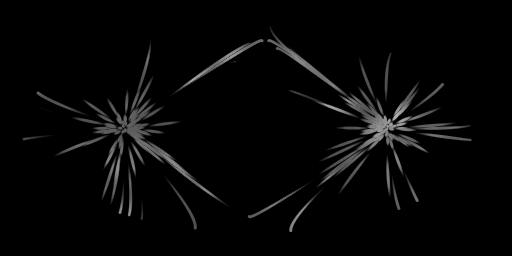
#> input picture input.tif, 512 x 256 px
$ python important_2D.py
#> lines starting #> are read from the running program, lines starting #| are printed output that depends on the picture; after the words box and inside, x2 and y2 are one past the last pixel; in counts of white or black regions, pixels touching at a corner belong together
# %%
import cv2
import matplotlib.pyplot as plt
import numpy as np
from scipy.signal import convolve2d
import tifffile as tf
from tqdm import tqdm
# %% transform unit16 image intensity to 0-255


def preprocess_img(img, downsample_times=0, reverse=True):
    if len(img.shape) == 3:
        img = cv2.cvtColor(img, cv2.COLOR_RGB2GRAY).astype(np.uint8)
    else:
        img = img.astype(np.uint8)
    if downsample_times != 0:
        for i in range(downsample_times):
            img = cv2.pyrDown(img)
    if reverse == True:
        img = 255 - img
    return img


# %% transform unit16 image intensity to 0-255
# img = cv2.imread('./test_img.jpg')
img = tf.imread('./input.tif')
#> img is the input picture: shape (256, 512); min 0, max 173, mean 6
img = preprocess_img(img, 0, True)
# img = norm_img(img, False)

# %%
plt.imshow(img, cmap='gray')
print(img.shape)
#| (256, 512)
print(img.dtype)
#| uint8
print(img.min())
#| 82
print(img.max())
#| 255
print(np.median(img))
#| 255.0
# %%
# * kernel function creation


def CreateGaussianKernel(sigma, normalizeflag):
    R = np.ceil(2 * sigma * np.sqrt(np.log(10)))  # kernel size
    [X, Y] = np.meshgrid(np.arange(-R, R + 1, 1), np.arange(-R, R + 1, 1))
    h = (1 / (2 * np.pi * sigma * sigma)) * np.exp(
        -(X * X + Y * Y) / (2 * sigma * sigma)
    )
    if normalizeflag == 1:
        h = h / np.sum(h)
    return h


def CreateDoGxDoGyKernel(sigma):
    R = np.ceil(3.57160625 * sigma)  # kernel size
    [X, Y] = np.meshgrid(np.arange(-R, R + 1, 1), np.arange(-R, R + 1, 1))
    DoGx = -(X / (2 * np.pi * sigma ** 4)) * \
        np.exp(-(X * X + Y * Y) / (2 * sigma ** 2))
    DoGy = -(Y / (2 * np.pi * sigma ** 4)) * \
        np.exp(-(X * X + Y * Y) / (2 * sigma ** 2))
    return DoGx, DoGy


# %%
# Perform Structure Tensor (ST) analysis on a gray scale double prec. image
#           1) field Tensor_Orientation will be contain with the primary
#              orientation of the ST. It is a RxC matrix, where each
#              element (r,c) is the orientation at location (r,c), ranging
#              in [0; pi] radians.
#           2) Tensor#AI will be contain the anisotropy index (AI) of the ST.
#              It is a a RxC matrix, where each element (r,c) is a the AI
#              at location (r,c), defined as
#                              (L1 - L2)/(L1 + L2)
#              Being L1>=L2 the two eigenvalues of the ST at location
#              (r,c).
# ALGORITHM
# For each pixel of input image img, the ST is defined as the 2x2 matrix
#      | Jxx  Jxy |
# J =  |          |
#      | Jxy  Jyy |
# with
#      Jxx = w * (Ix Ix)
#      Jxy = w * (Ix Iy)
#      Jyy = w * (Iy Iy)
# Above,
# * is the convolution operator;
# w is an isotropic Gaussian kernel with standard deviation s;
# Ix and Iy are estimates of the partial derivatives of
# img with respect to x and y, obtained convolving img
# with derivative of Gaussian (DoG) kernels.
# For a given J, the anisotropy index is
#   AI = (L1 - L2)/(L1 + L2)
# having defined L1 and L2 as the largest and smallest eigenvalues of J.
# The primary orientation of J in degrees is defined as the orientation of
# the eigenvector associated to L2, in the range [0; pi] degrees.
# REFERENCES
# [1] Matthew D. Budde and Joseph A. Frank, NeuroImage, Volume 63, Issue 1,
# 15 October 2012, Pages 1 - 10:
# "Examining brain microstructure using structure tensor analysis of
#  histological sections".
# [2] Josef Bigun and Gosta H. Granlund, Proceedings of the IEEE, first
# International Conference on Computer Vision, London, June 1987:
# "Optimal orientation detection of linear simmetry".
# %%
# * Standard deviation of derivative-of-gaussian (DoG) kernels [pixel]
sigma_DoG = 4  # !the largerer the structure, the bigger the sigma
# * Standard deviation of Gaussian kernel [pixel]
sigma_Gauss = 4
# !the largerer the structure, the bigger the sigma
GaussianKernel = CreateGaussianKernel(sigma_Gauss, 1)
DoGxKernel, DoGyKernel = CreateDoGxDoGyKernel(sigma_DoG)

plt.figure()
plt.subplot(1, 3, 1)
plt.imshow(GaussianKernel)
plt.subplot(1, 3, 2)
plt.imshow(DoGxKernel)
plt.subplot(1, 3, 3)
plt.imshow(DoGyKernel)
plt.tight_layout()

# %%
[R, C] = np.shape(img)
#> R = 256; C = 512
Tensor_Orientation = np.zeros([R, C])
Tensor_AI = np.zeros([R, C])
# %%
dImage_dx = convolve2d(img, DoGxKernel, "same")
dImage_dy = convolve2d(img, DoGyKernel, "same")

plt.figure()
plt.subplot(1, 2, 1)
plt.imshow(dImage_dx, cmap='gray')
plt.subplot(1, 2, 2)
plt.imshow(dImage_dy, cmap='gray')
plt.tight_layout()

# %%
Ixx = dImage_dx * dImage_dx
Ixy = dImage_dx * dImage_dy
Iyy = dImage_dy * dImage_dy

plt.figure()
plt.subplot(1, 3, 1)
plt.imshow(Ixx, cmap='gray')
plt.subplot(1, 3, 2)
plt.imshow(Ixy, cmap='gray')
plt.subplot(1, 3, 3)
plt.imshow(Iyy, cmap='gray')
plt.tight_layout()

# %%
Jxx = convolve2d(Ixx, GaussianKernel, "same")
print("Jxx finished!")
Jxy = convolve2d(Ixy, GaussianKernel, "same")
print("Jxy finished!")
Jyy = convolve2d(Iyy, GaussianKernel, "same")
print("Jyy finished!")
# %%
dummyEigenvalues11 = np.zeros([R, C])
dummyEigenvalues22 = np.zeros([R, C])
# %%
TOT = R * C
#> TOT = 131072
count = 0
with tqdm(total=np.prod([R, C])) as t:
    for rr in range(R):
        for cc in range(C):
            J_rr_cc = np.array([[Jxx[rr, cc], Jxy[rr, cc]],
                               [Jxy[rr, cc], Jyy[rr, cc]]])
            Vals, featurevector = np.linalg.eig(J_rr_cc)
            dummyEigenvalues11[rr, cc] = Vals[0]
            dummyEigenvalues22[rr, cc] = Vals[1]
            t.update(1)
# %%
# Apply Bigun and Grandlund formula (ref [2]) providing anles in [-pi;pi]
bufferPhi = 0.5 * np.angle((Jyy - Jxx) + 1j * 2 * Jxy)
# %%
# Remap negative angles in the positive range, so that angles will be in [0; pi]
bufferPhi[bufferPhi < 0] = np.angle(
    np.exp(1j * bufferPhi[bufferPhi < 0]) * np.exp(1j * np.pi)
)
# %%
# Save the orientation map in radians
Tensor_Orientation = bufferPhi
# %%
# Save the anisotropy map
Tensor_AI = abs(dummyEigenvalues11 - dummyEigenvalues22 + 1e-8) / abs(
    dummyEigenvalues11 + dummyEigenvalues22 + 1e-8
)
# %%
HueThetaZero = 0
HueThetaPi = 1
H = HueThetaZero + (1 / np.pi) * (HueThetaPi -
                                  HueThetaZero) * Tensor_Orientation
S = Tensor_AI
V = 1 - img / 255
# %%
image_HSV = np.dstack((H, S, V))
print(image_HSV.shape)
#| (256, 512, 3)
print(image_HSV.dtype)
#| float64
# %%


def HSV2RGB(hsv):
    h = hsv[:, :, 0]
    s = hsv[:, :, 1]
    v = hsv[:, :, 2]
    h = 6 * h
    k = np.floor(h)
    p = h - k
    t = 1 - s
    n = 1 - s * p
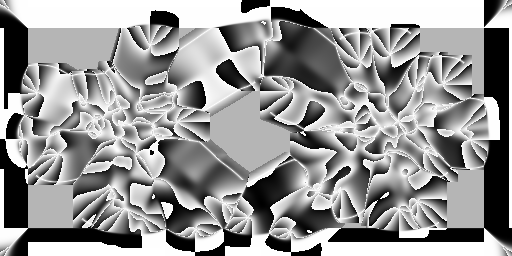
#> n: shape (256, 512) float64; min 4.44e-16, max 1, mean 0.591
    p = 1 - (s * (1 - p))
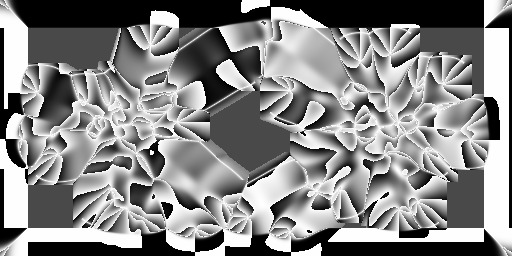
#> p: shape (256, 512) float64; min 0, max 1, mean 0.526
    kc = k == 0
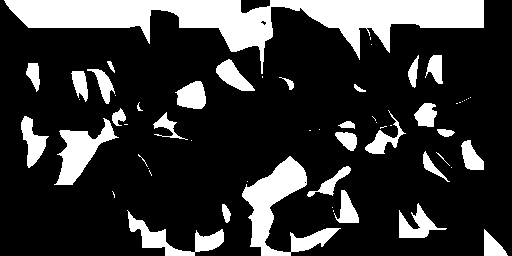
#> kc: shape (256, 512) bool; 21% white; 59 white regions (28 under 20 px), largest, box (x1, y1, x2, y2) and area: (4, 0, 484, 74) 13125, (242, 156, 341, 256) 3320, (54, 118, 119, 185) 1715
    r = kc
    g = kc * p
    b = kc * t
    kc = k == 1
#> kc: shape (256, 512) bool; 12.3% white; 56 white regions (22 under 20 px), largest, box (x1, y1, x2, y2) and area: (168, 28, 262, 117) 4468, (290, 130, 385, 223) 2746, (269, 185, 345, 238) 1933
    r = r + kc * n
    g = g + kc
    b = b + kc * t
    kc = k == 2
#> kc: shape (256, 512) bool; 14.9% white; 54 white regions (22 under 20 px), largest, box (x1, y1, x2, y2) and area: (471, 28, 512, 252) 4752, (73, 138, 166, 229) 2598, (113, 28, 179, 102) 2276
    r = r + kc * t
    g = g + kc
    b = b + kc * p
    kc = k == 3
#> kc: shape (256, 512) bool; 10.9% white; 55 white regions (20 under 20 px), largest, box (x1, y1, x2, y2) and area: (365, 153, 447, 226) 2584, (130, 179, 222, 233) 2047, (0, 28, 36, 168) 1327
    r = r + kc * t
    g = g + kc * n
    b = b + kc
    kc = k == 4
#> kc: shape (256, 512) bool; 12.5% white; 63 white regions (25 under 20 px), largest, box (x1, y1, x2, y2) and area: (153, 139, 250, 222) 4435, (263, 21, 355, 110) 4322, (260, 91, 325, 133) 1010
    r = r + kc * p
    g = g + kc * t
    b = b + kc
    kc = k == 5
#> kc: shape (256, 512) bool; 25.1% white; 45 white regions (22 under 20 px), largest, box (x1, y1, x2, y2) and area: (328, 97, 484, 242) 6094, (25, 28, 119, 136) 5290, (4, 155, 142, 256) 4695
    r = r + kc
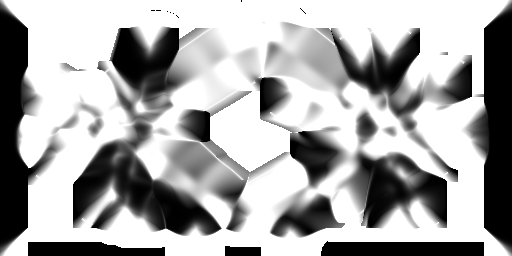
#> r: shape (256, 512) float64; min 0, max 1, mean 0.659
    g = g + kc * t
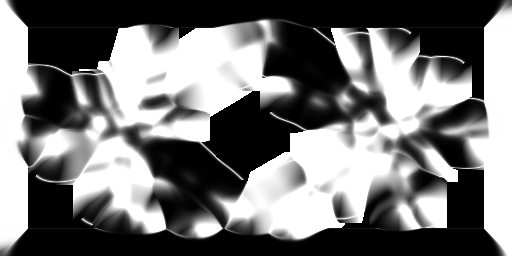
#> g: shape (256, 512) float64; min 0, max 1, mean 0.461
    b = b + kc * n
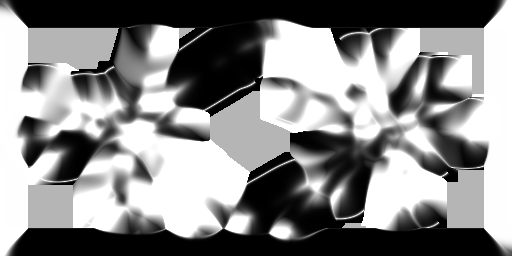
#> b: shape (256, 512) float64; min 0, max 1, mean 0.53
    kc = k == 6
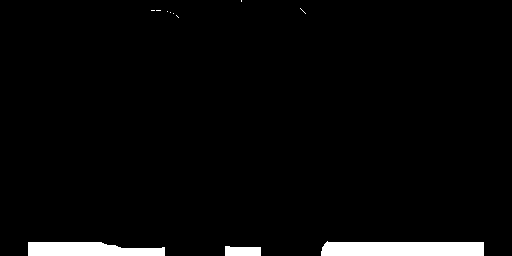
#> kc: shape (256, 512) bool; 3.2% white; 11 white regions (8 under 20 px), largest, box (x1, y1, x2, y2) and area: (321, 241, 484, 256) 2262, (28, 242, 165, 256) 1599, (225, 246, 261, 256) 329
    r = r + kc
    g = g + kc * p
    b = b + kc * t
    out = np.dstack((r, g, b))
    out[:, :, 0] = v / np.max(out) * out[:, :, 0]
    out[:, :, 1] = v / np.max(out) * out[:, :, 1]
    out[:, :, 2] = v / np.max(out) * out[:, :, 2]
    return out


# %%
image_RGB = HSV2RGB(image_HSV)
# %%
image_OUT = (255 * image_RGB).astype(np.uint8)
# %%
plt.imshow(image_OUT)
# %%
plt.imsave("./STA_out.jpg", image_OUT)
